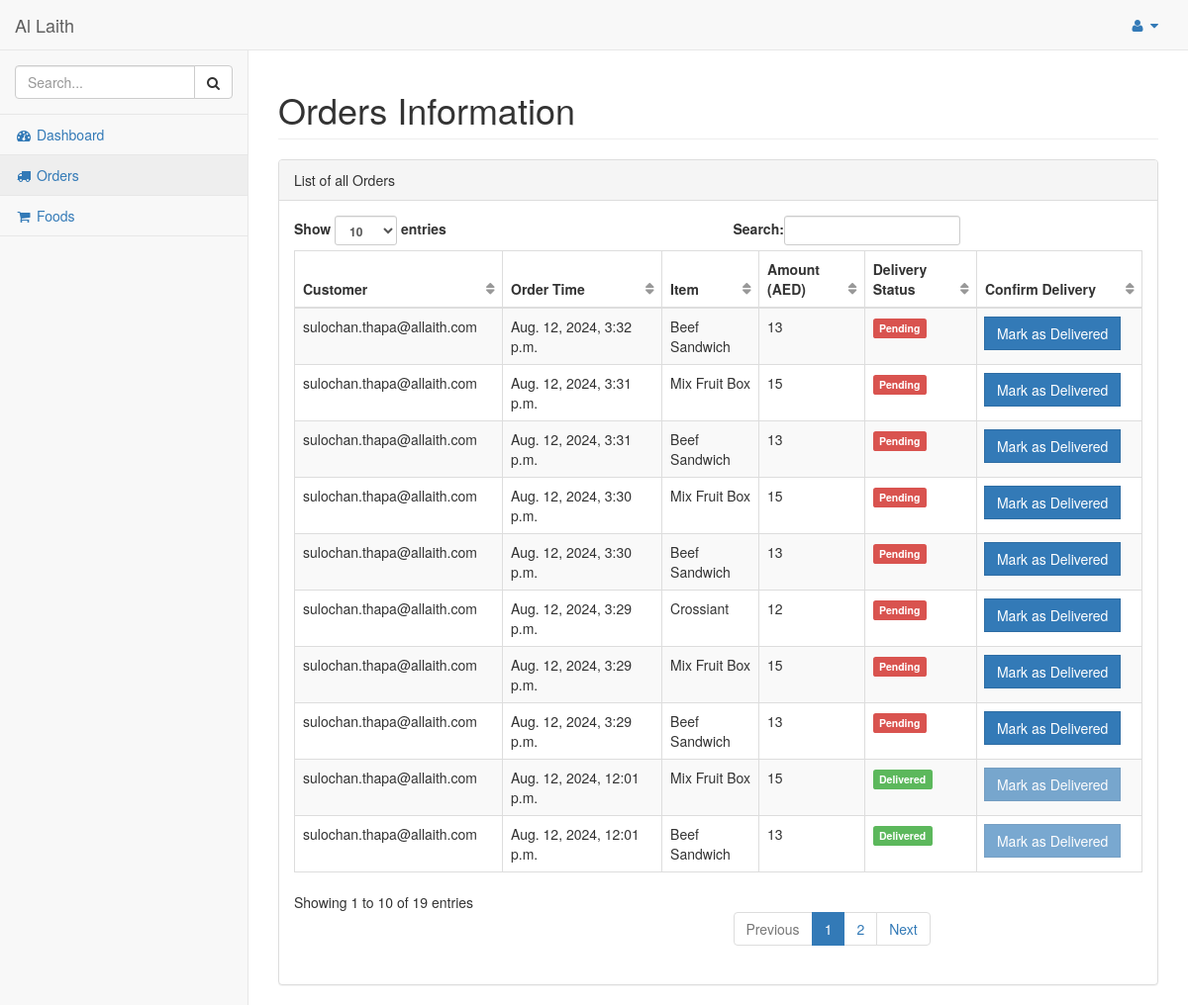
/dashboard/admin/orders/ (signed in), run on an earlier commit of the app's database.
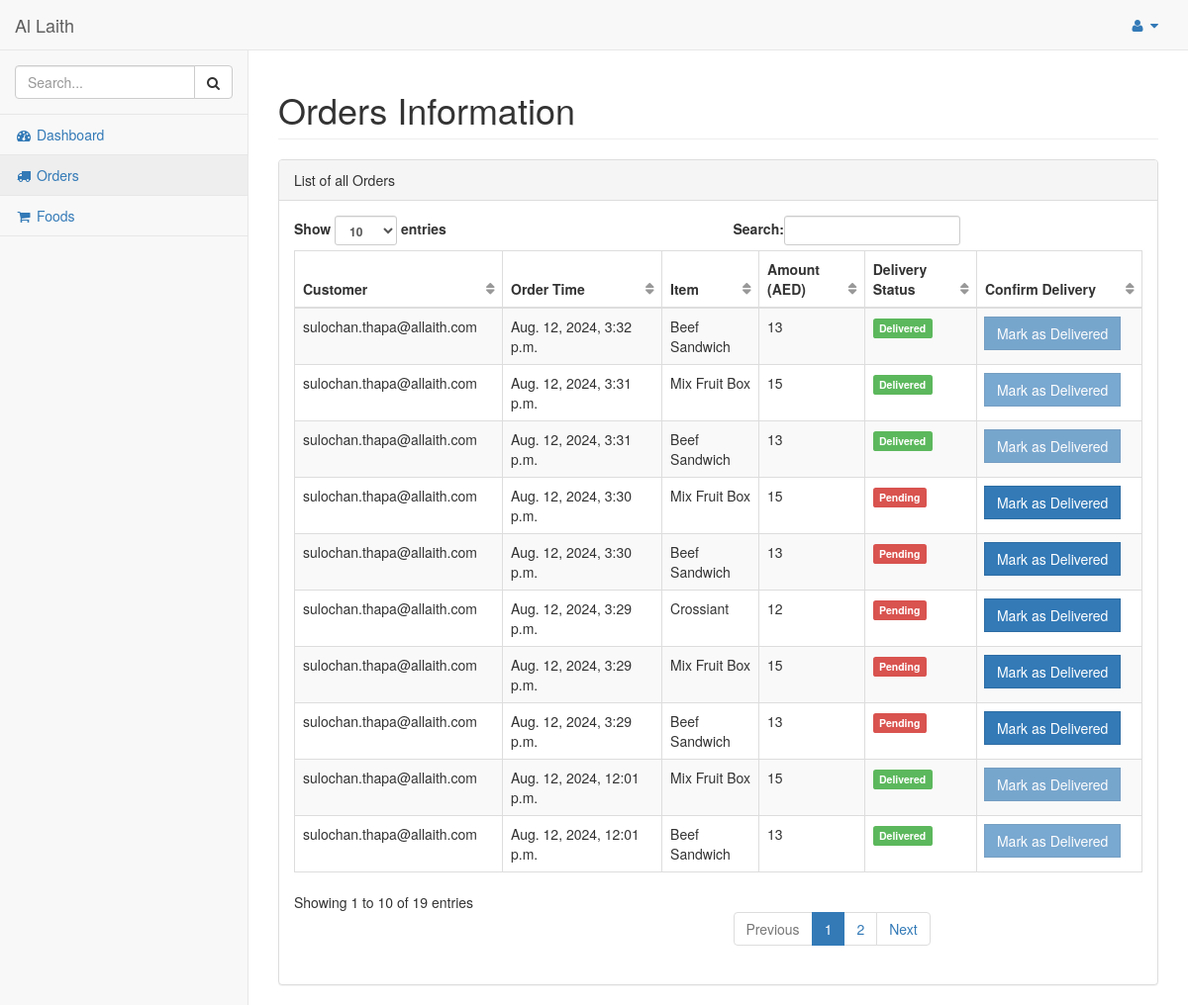
And on a later commit of the database.
### hotel/models.py (models this page shows, shortened)
class Order(models.Model):
    pending = 'Pending'
    completed = 'Completed'
    STATUS = (
        (pending,pending),
        (completed,completed),
    )
    customer = models.ForeignKey(Customer,on_delete=models.CASCADE)
    order_timestamp = models.DateTimeField(auto_now_add=True)
    delivery_status = models.CharField(max_length = 100, choices = STATUS)
    if_cancelled = models.BooleanField(default = False)
    total_amount = models.IntegerField()

class Customer(models.Model):
    customer = models.ForeignKey(User, on_delete=models.CASCADE)
    orders = models.IntegerField(default=0)
    total_sale = models.IntegerField(default=0)

### hotel/views.py (the view)
# urls.py: path('dashboard/admin/orders/', views.orders_admin, name='orders_admin'),
@login_required
@staff_member_required
def orders_admin(request):
    orders = Order.objects.filter().order_by('-order_timestamp')
    orders_with_contents = []
    for order in orders:
        order_contents = OrderContent.objects.filter(order=order)
        orders_with_contents.append({
            'order': order,
            'contents': order_contents
        })
    return render(request, 'admin_temp/orders.html', {'orders_with_contents': orders_with_contents})

### hotel/templates/admin_temp/orders.html (shortened to what this page needs)
{% load static %}
{% include "includes/base.html" %}
{% include "includes/navbarheader.html" %}
{% include "includes/navtop.html" %}
{% include "includes/sidemenu.html" %}
        </nav>
        <div id="page-wrapper">
            <div class="row">
                <div class="col-lg-12">
                    <h1 class="page-header">Orders Information</h1>
                </div>
            </div>
            <div class="row">
                <div class="col-lg-12">
                    <div class="panel panel-default">
                        <div class="panel-heading">
                            List of all Orders
                        </div>
                        <div class="panel-body">
                            <table width="100%" class="table table-striped table-bordered table-hover" id="dataTables-example">
                                <thead>
                                    <tr>
                                        <th>Customer</th>
                                        <th>Order Time</th>
                                        <th>Item</th>
                                        <th>Amount (AED)</th>
                                        <th>Delivery Status</th>
                                        <th>Confirm Delivery</th>
                                    </tr>
                                </thead>
                                <tbody>
                                    {% for order_dict in orders_with_contents %}
                                    <tr>
                                        <td>{{ order_dict.order.customer.customer.email }}</td>
                                        <td>{{ order_dict.order.order_timestamp }}</td>
                                        <td>
                                            {% for content in order_dict.contents %}
                                                {{ content.food.name }}
                                            {% endfor %}
                                        </td>
                                        <td>{{ order_dict.order.total_amount }}</td>
                                        <td>
                                            {% if order_dict.order.delivery_status == 'Completed' %}
                                                <span class="label label-success">Delivered</span>
                                            {% else %}
                                                <span class="label label-danger">Pending</span>
                                            {% endif %}
                                        </td>
                                        <td>
                                            <a href="{% url 'hotel:confirm_delivery' order_dict.order.id %}">
                                                <span class="input-group-btn">
                                                    <button class="btn btn-primary {% if order_dict.order.delivery_status == 'Completed' %}disabled{% endif %}" type="button">Mark as Delivered</button>
                                                </span>
                                            </a>
                                        </td>
                                    </tr>
                                    {% endfor %}
                                </tbody>
                            </table>
                        </div>
                    </div>
                </div>
            </div>
        </div>
    </div>
</body>
</html>

What changed in the data, as far as the page shows it:
changed Order "Aug. 12, 2024, 3:32 p.m.": delivery_status "Pending" → "Delivered"
changed Order (number 2 of 10 on the later page): delivery_status "Pending" → "Delivered"
changed Order (number 3 of 10 on the later page): delivery_status "Pending" → "Delivered"
